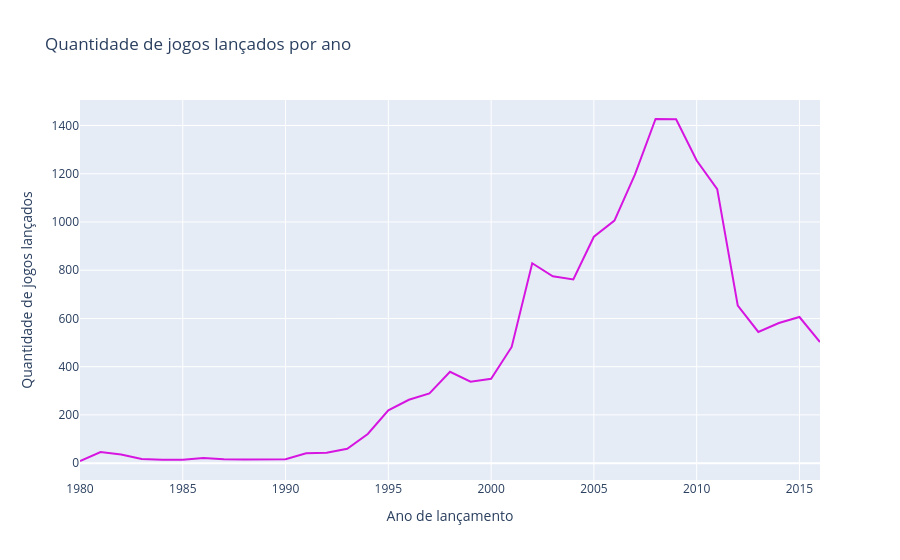

Notebook code for this chart:
### Markdown cell above
Construindo um gráfico de linhas para visualizar a tendência dos valores da tabela ao longo dos anos:

### Code cell
# Construindo um gráfico de linhas para visualizar a tendência dos valores da tabela ao longo dos anos:
fig1 = px.line(
    games_per_year,
    x='year_of_release', 
    y='games_released', 
    title='Quantidade de jogos lançados por ano',
    labels={'year_of_release':'Ano de lançamento', 'games_released':'Quantidade de jogos lançados'},
    color_discrete_sequence=['#d616e0']
)
fig1.show()

### Figure 1 — Plotly figure (JSON) as saved in the notebook; plotly's stock layout.template omitted (floating-point values rounded to 4 significant figures)
{"data": [{"hovertemplate": "Ano de lançamento=%{x}<br>Quantidade de jogos lançados=%{y}<extra></extra>", "legendgroup": "", "line": {"color": "#d616e0", "dash": "solid"}, "marker": {"symbol": "circle"}, "mode": "lines", "name": "", "orientation": "v", "showlegend": false, "type": "scatter", "x": [1980, 1981, 1982, 1983, 1984, 1985, 1986, 1987, 1988, 1989, 1990, 1991, 1992, 1993, 1994, 1995, 1996, 1997, 1998, 1999, 2000, 2001, 2002, 2003, 2004, 2005, 2006, 2007, 2008, 2009, 2010, 2011, 2012, 2013, 2014, 2015, 2016], "xaxis": "x", "y": [9, 46, 36, 17, 14, 14, 21, 16, 15, 17, 16, 41, 43, 60, 121, 219, 263, 289, 379, 338, 350, 482, 829, 775, 762, 939, 1006, 1197, 1427, 1426, 1255, 1136, 653, 544, 581, 606, 502], "yaxis": "y"}], "layout": {"legend": {"tracegroupgap": 0}, "title": {"text": "Quantidade de jogos lançados por ano"}, "xaxis": {"anchor": "y", "domain": [0, 1], "title": {"text": "Ano de lançamento"}}, "yaxis": {"anchor": "x", "domain": [0, 1], "title": {"text": "Quantidade de jogos lançados"}}}}
